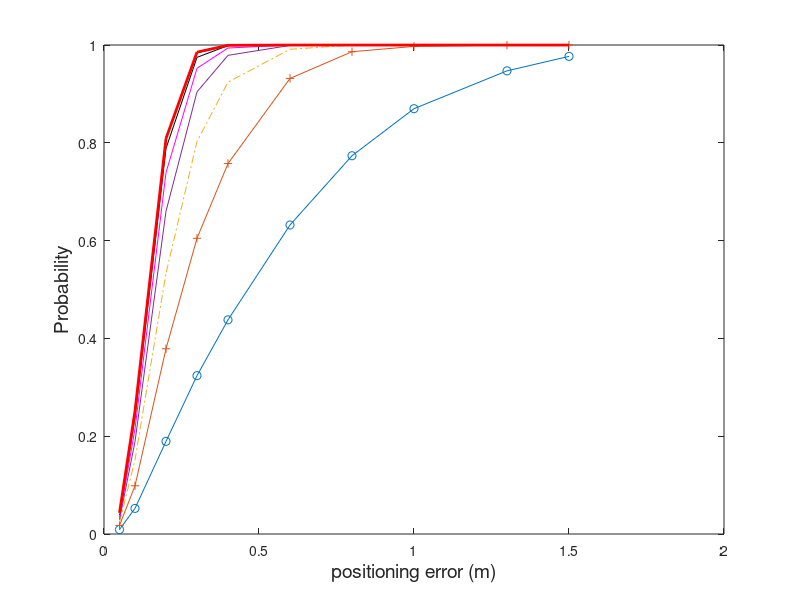
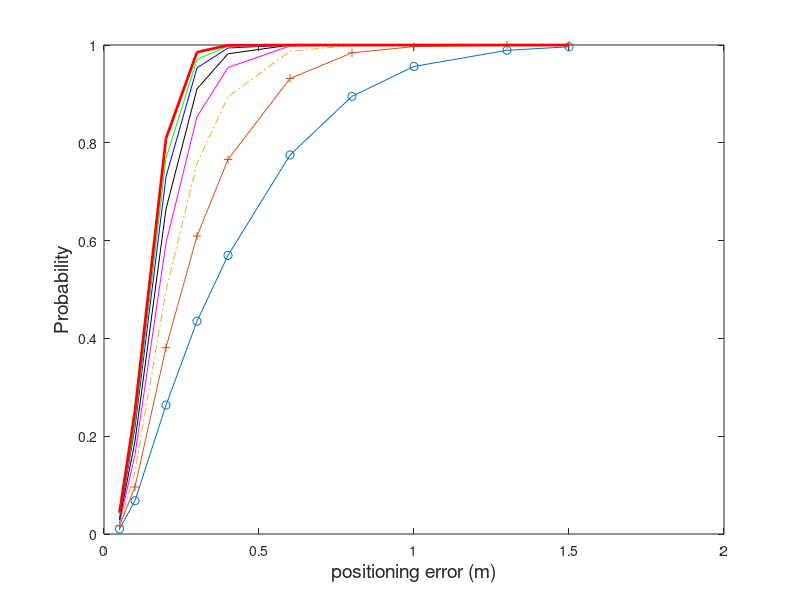

The MATLAB source for these figures, in order:
close all;
clear all;
clc;

data = load('_3d_5mphi_80.mat');
psi10 = abs(data.LS_delta_P);
data = load('_3d_5mphi_70.mat');
psi20 = abs(data.LS_delta_P);
data = load('_3d_5mphi_60.mat');
psi30 = abs(data.LS_delta_P);
data = load('_3d_5mphi_50.mat');
psi40 = abs(data.LS_delta_P);
data = load('_3d_5mphi_40.mat');
psi50 = abs(data.LS_delta_P);
data = load('_3d_5mphi_30.mat');
psi60 = abs(data.LS_delta_P);
data = load('_3d_5mphi_20.mat');
psi70 = abs(data.LS_delta_P);
data = load('_3d_5mphi_10.mat');
psi80 = abs(data.LS_delta_P);
data = load('_3d_5mphi_0.mat');
psi90 = abs(data.LS_delta_P);
data = load('_3d_5mphi_n10.mat');
psi100 = abs(data.LS_delta_P);
data = load('_3d_5mphi_n20.mat');
psi110 = abs(data.LS_delta_P);
data = load('_3d_5mphi_n30.mat');
psi120 = abs(data.LS_delta_P);
data = load('_3d_5mphi_n40.mat');
psi130 = abs(data.LS_delta_P);
data = load('_3d_5mphi_n50.mat');
psi140 = abs(data.LS_delta_P);
data = load('_3d_5mphi_n60.mat');
psi150 = abs(data.LS_delta_P);
data = load('_3d_5mphi_n70.mat');
psi160 = abs(data.LS_delta_P);

psi(1,:) = sqrt(sum(psi10.^2));
psi(2,:) = sqrt(sum(psi20.^2));
psi(3,:) = sqrt(sum(psi30.^2));
psi(4,:) = sqrt(sum(psi40.^2));
psi(5,:) = sqrt(sum(psi50.^2));
psi(6,:) = sqrt(sum(psi60.^2));
psi(7,:) = sqrt(sum(psi70.^2));
psi(8,:) = sqrt(sum(psi80.^2));
psi(9,:) = sqrt(sum(psi90.^2));
psi(10,:) = sqrt(sum(psi100.^2));
psi(11,:) = sqrt(sum(psi110.^2));
psi(12,:) = sqrt(sum(psi120.^2));
psi(13,:) = sqrt(sum(psi130.^2));
psi(14,:) = sqrt(sum(psi140.^2));
psi(15,:) = sqrt(sum(psi150.^2));
psi(16,:) = sqrt(sum(psi160.^2));

m_psi = mean(psi,2);

n = length(psi(1,:));
for i=1:16
    a(i,1)=length(find(psi(i,:)<=0.05))/n; % <0.1
    a(i,2)=length(find(psi(i,:)<=0.1))/n; % <0.2
    a(i,3)=length(find(psi(i,:)<=0.2))/n; % <0.3
    a(i,4)=length(find(psi(i,:)<=0.3))/n; % <0.4
    a(i,5)=length(find(psi(i,:)<=0.4))/n; % <0.5
    a(i,6)=length(find(psi(i,:)<=0.6))/n; % <0.6
    a(i,7)=length(find(psi(i,:)<=0.8))/n; % <0.7
    a(i,8)=length(find(psi(i,:)<=1.0))/n; % <0.8
    a(i,9)=length(find(psi(i,:)<=1.3))/n; % <0.9
    a(i,10)=length(find(psi(i,:)<=1.5))/n; % <1.0
end

t = [0.05, 0.1, 0.2, 0.3, 0.4, 0.6, 0.8, 1.0, 1.3, 1.5];
figure (1)
plot(t,a(1,:),'-o',t,a(2,:),'-+',t,a(3,:),'-.',t,a(4,:),t,a(5,:),'m',t,a(6,:),'k',t,a(7,:),'b',t,a(8,:),'g',t,a(9,:),'r','linewidth',2);
xlabel('positioning error (m)','FontSize',14)
ylabel('Probability','FontSize',14)
figure (2)
plot(t,a(16,:),'-o',t,a(15,:),'-+',t,a(14,:),'-.',t,a(13,:),'m',t,a(12,:),'k',t,a(11,:),'b',t,a(10,:),'g',t,a(9,:),'r','linewidth',2);
xlabel('positioning error (m)','FontSize',14)
ylabel('Probability','FontSize',14)

